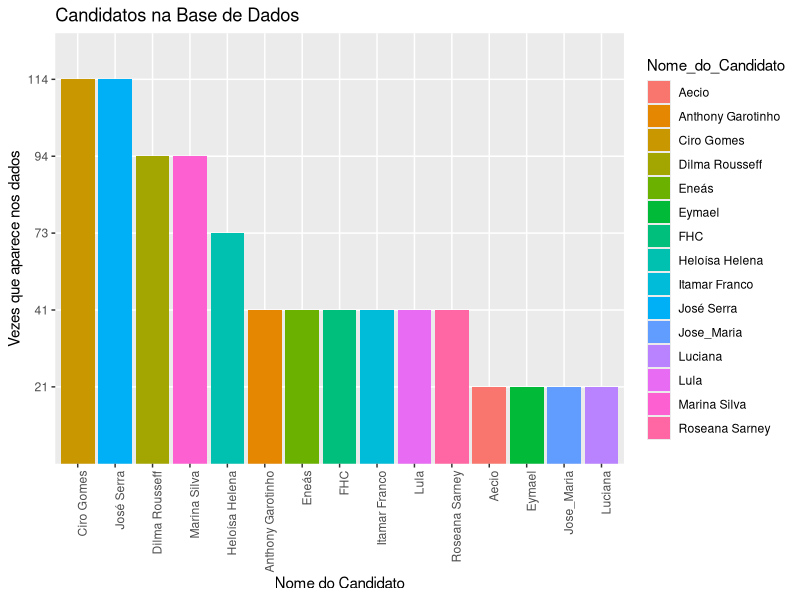

Generate this figure with R:
## ---- chunk 1

library(tidyverse)
data <- read_csv("../data/data.csv")

## ---- chunk 2

#Trocando NA's por mediana da coluna
brancos_mediana <- median(data$Brancos_Nulos, na.rm = TRUE)
data$Brancos_Nulos[is.na(data$Brancos_Nulos)] <- brancos_mediana

## ---- chunk 3
#Exemplo guia de como responder

candidatos = data %>%
  group_by(Nome_do_Candidato) %>%
  summarise(vezes_apareceu = length(Nome_do_Candidato)) %>%
  arrange(desc(vezes_apareceu))

ggplot(data = candidatos, 
       aes(x=reorder(Nome_do_Candidato, - as.numeric(vezes_apareceu)),
          y = as.factor(vezes_apareceu), fill = Nome_do_Candidato)) +
  geom_bar(stat = "identity", binwidth = NULL) +
  labs(title = "Candidatos na Base de Dados",
       x = "Nome do Candidato", y = "Vezes que aparece nos dados") +
  theme(axis.text.x = element_text(angle = 90, hjust = 1))
## ---- chunk 4
#Responder Aqui
## ---- chunk 5
#Responder Aqui
## ---- chunk 6
#Responder Aqui
## ---- chunk 7
#Responder Aqui
## ---- chunk 8
#Responder Aqui
## ---- chunk 9
#Responder Aqui
## ---- chunk 10
#Responder Aqui
## ---- chunk 11
#Responder Aqui
## ---- chunk 12
#Responder Aqui
## ---- chunk 13
#Responder Aqui
